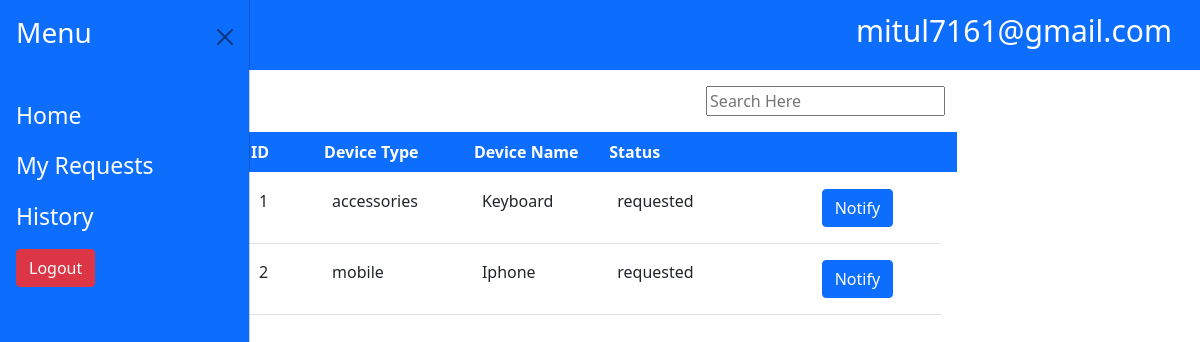
/employee/requested_device.php (signed in), run on the app's committed database.
### tables this page shows
CREATE TABLE `device` (
  `id` int(250) NOT NULL,
  `type` varchar(250) NOT NULL,
  `device_name` varchar(250) NOT NULL,
  `status` varchar(250) NOT NULL
);

### employee/fetch.php (called while the page is built, shortened)
<?php
class request{
    public function requestData(){
        $connect = mysqli_connect("localhost", "root","", "devicesys");
        $email=$_SESSION['email'];
        $query ="SELECT * FROM device WHERE status='requested' and id = ANY (SELECT device_id FROM device_record WHERE emp_id = ANY(SELECT id FROM user WHERE email='$email'));";
            $filter_result = mysqli_query($connect, $query);
            return $filter_result;
    }
}
?>

### employee/requested_device.php (the view, shortened to what this page needs)
<?php
include 'header.php';
include 'fetch.php';
?>
<body>
        <div class="container-fluid d-flex justify-content-center">
            <div class="table-responsive mt-3">
                <div class="container-fluid d-flex flex-column align-items-end mb-3">
                <input type="text"  id="search" placeholder="Search Here">
    </div>
            <table class="table">
                <thead class="bg-primary">
                    <tr class="text-white">
                                <th scope="col">ID             </th>
                                <th scope="col">Device Type    </th>
                                <th scope="col">Device Name    </th>
                                <th scope="col">Status         </th>
                                <th scope="col">               </th>
                                <th scope="col">               </th>
                                <th scope="col">               </th>
                    </tr>
                </thead>
                <tbody  id="mytable">
                    <?php
                                    $requested=$requestobj->requestData();
                                    $i=1;
                                    while($row=mysqli_fetch_assoc($requested)){?>
                                        <tr>
                                            <td class="p-3 pe-5"><?php echo $i; ?>  </td>
                                            <td class="p-3 pe-5"><?php echo $row['type']?>    </td>
                                            <td class="p-3 pe-5"><?php echo $row['device_name']?>    </td>
                                            <td class="p-3 pe-5">   <?php echo $row['status']?>  </td>
                                            <td class="p-3 pe-5">    </td>
                                            <td class="p-3 pe-5"><button class='notify btn btn-primary'>Notify</button></td>
                                        </tr>
                                        <?php $i++; } ?>
                </tbody>
            </table>
</body>

### data on the page
device: type "accessories", device_name "Keyboard", status "requested"
device: type "mobile", device_name "Iphone", status "requested"

### other printed values
$_SESSION['email'] "mitul7161@gmail.com"
